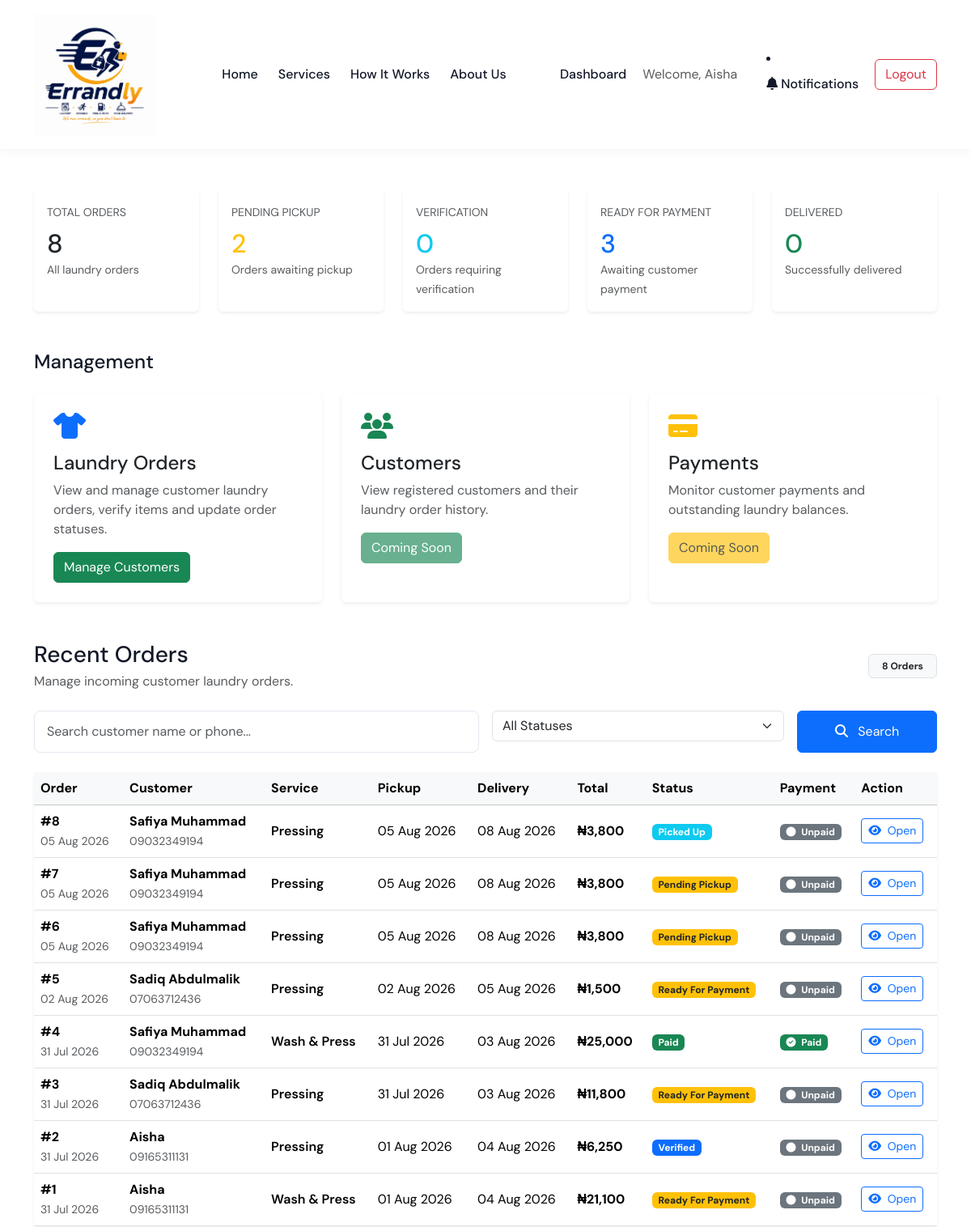
Page /admin (signed in, upper part) on the earlier database version.
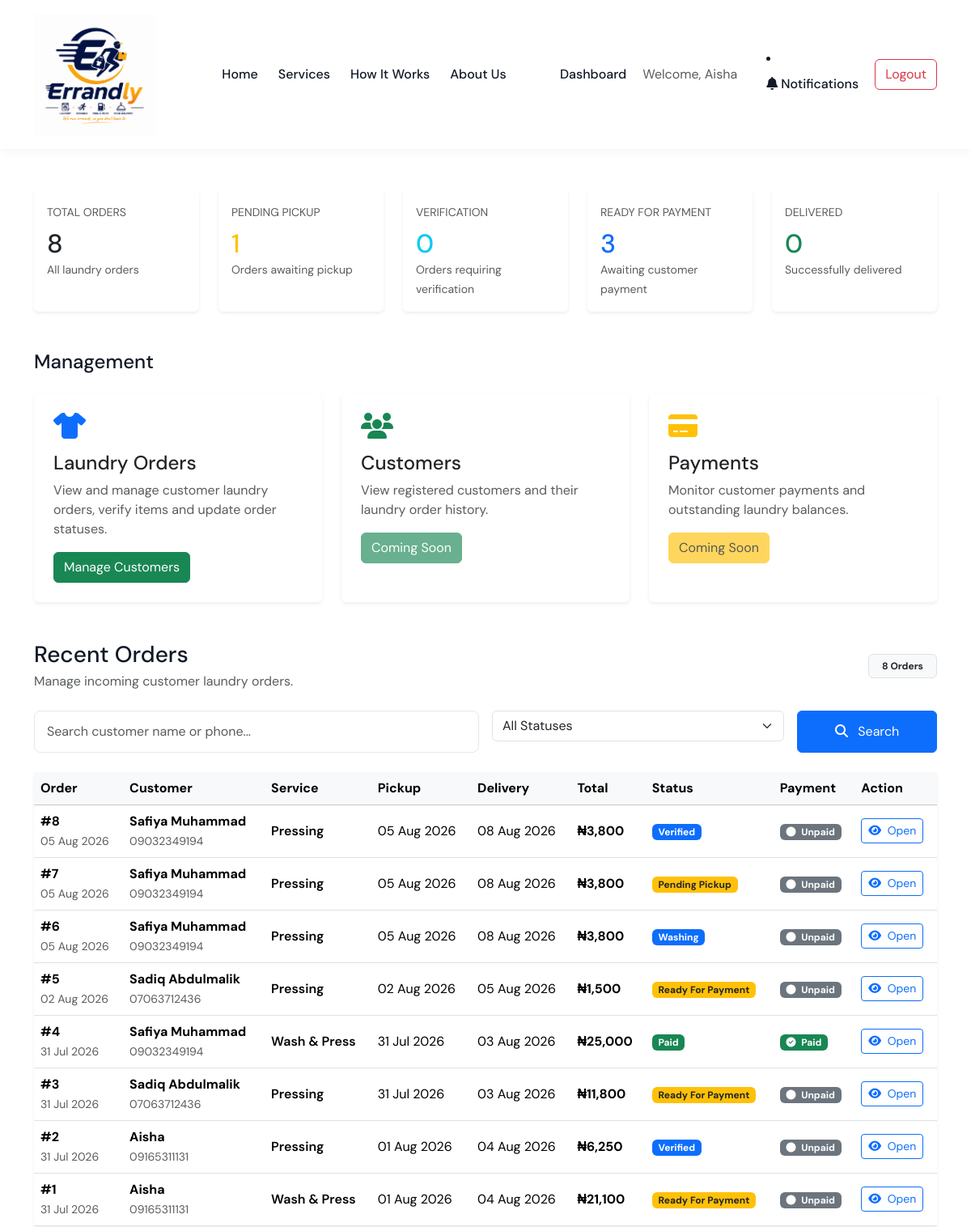
Same page on the later database version.
### models.py (models this page shows)
class LaundryOrder(db.Model):
    __tablename__ = "laundry_orders"
    id = db.Column(
        db.Integer,
        primary_key=True
    )
    user_id = db.Column(
        db.Integer,
        db.ForeignKey("users.id"),
        nullable=False
    )
    service_type = db.Column(
        db.String(30),
        nullable=False
    )
    pickup_date = db.Column(
        db.Date,
        nullable=False
    )
    delivery_date = db.Column(
        db.Date,
        nullable=False
    )
    submitted_total = db.Column(
        db.Integer,
        nullable=False,
        default=0
    )
    verified_total = db.Column(
        db.Integer,
        nullable=False,
        default=0
    )
    payment_status = db.Column(
        db.String(20),
        nullable=False,
        default="UNPAID"
    )
    order_status = db.Column(
        db.String(40),
        nullable=False,
        default=ORDER_STATUS[0]
    )
    manager_note = db.Column(
        db.Text
    )
    customer_approved = db.Column(
        db.Boolean,
        default=False
    )
    created_at = db.Column(
        db.DateTime,
        nullable=False,
        default=datetime.utcnow
    )
    user = db.relationship(
        "User",
        backref=db.backref(
            "laundry_orders",
            lazy=True
        )
    )

class User(UserMixin, db.Model):
    __tablename__ = "users"
    id = db.Column(
        db.Integer,
        primary_key=True
    )
    name = db.Column(
        db.String(100),
        nullable=False
    )
    email = db.Column(
        db.String(120),
        unique=True,
        nullable=False
    )
    phone = db.Column(
        db.String(20),
        nullable=False
    )
    address = db.Column(
        db.String(250),
        nullable=False
    )
    password = db.Column(
        db.String(250),
        nullable=False
    )
    role = db.Column(
        db.String(20),
        nullable=False,
        default="customer"
    )
    notifications = db.relationship(
    "Notification",
    back_populates="user",
    cascade="all, delete-orphan"
)

### app.py (the view, shortened to what this page needs)
@app.route("/admin")
@admin_required
def admin_dashboard():
    search = request.args.get("search", "").strip()
    status = request.args.get("status", "")
    query = LaundryOrder.query
    if status:
        query = query.filter(
            LaundryOrder.order_status == status
        )
    orders = query.order_by(
        LaundryOrder.created_at.desc()
    ).all()
    total_orders = LaundryOrder.query.count()
    pending_orders = LaundryOrder.query.filter_by(
        order_status="Pending Pickup"
    ).count()
    verification_orders = LaundryOrder.query.filter_by(
        order_status="Verification In Progress"
    ).count()
    ready_for_payment = LaundryOrder.query.filter_by(
        order_status="Ready For Payment"
    ).count()
    completed_orders = LaundryOrder.query.filter_by(
        order_status="Delivered"
    ).count()
    return render_template(
    "admin/dashboard.html",
    orders=orders,
    search=search,
    status=status,
    order_statuses=ORDER_STATUS,
    total_orders=total_orders,
    pending_orders=pending_orders,
    verification_orders=verification_orders,
    ready_for_payment=ready_for_payment,
    completed_orders=completed_orders
)

### app.py (called while the page is built)
@app.context_processor
def inject_notification_count():
    unread_count = 0
    if current_user.is_authenticated:
        unread_count = (
            Notification.query
            .filter_by(
                user_id=current_user.id,
                is_read=False
            )
            .count()
        )
    return dict(
        unread_notifications=unread_count
    )

@login_manager.user_loader
def load_user(user_id):
    return db.get_or_404(User, int(user_id))

def admin_required(f):
    @wraps(f)
    def wrapped_view(*args, **kwargs):
        if not current_user.is_authenticated:
            flash(
                "Please log in to access the admin area.",
                "warning"
            )
            return redirect(url_for("login"))
        if current_user.role != "admin":
            flash(
                "You do not have permission to access this page.",
                "danger"
            )
            return redirect(url_for("dashboard"))
        return f(*args, **kwargs)
    return wrapped_view

### templates/admin/dashboard.html (shortened to what the changed rows need)
{% extends "base.html" %}
{% block content %}
<div class="container py-5 mt-5">
    <div class="d-flex justify-content-between align-items-center mb-5">
        <div>
            <h2 class="mb-1">
            </h2>
        </div>
    </div>
    <div class="row g-4 mb-5">
        <div class="col-md-6 col-lg">
            <div class="card border-0 shadow-sm h-100">
                <div class="card-body">
                    <h2 class="mt-2 mb-0">
                        {{ total_orders }}
                    </h2>
                </div>
            </div>
        </div>
        <div class="col-md-6 col-lg">
            <div class="card border-0 shadow-sm h-100">
                <div class="card-body">
                    <small class="text-muted">
                        PENDING PICKUP
                    </small>
                    <h2 class="mt-2 mb-0 text-warning">
                        {{ pending_orders }}
                    </h2>
                    <small class="text-muted">
                        Orders awaiting pickup
                    </small>
                </div>
            </div>
        </div>
        <div class="col-md-6 col-lg">
            <div class="card border-0 shadow-sm h-100">
                <div class="card-body">
                    <h2 class="mt-2 mb-0 text-info">
                        {{ verification_orders }}
                    </h2>
                </div>
            </div>
        </div>
        <div class="col-md-6 col-lg">
            <div class="card border-0 shadow-sm h-100">
                <div class="card-body">
                    <h2 class="mt-2 mb-0 text-primary">
                        {{ ready_for_payment }}
                    </h2>
                </div>
            </div>
        </div>
        <div class="col-md-6 col-lg">
            <div class="card border-0 shadow-sm h-100">
                <div class="card-body">
                    <h2 class="mt-2 mb-0 text-success">
                        {{ completed_orders }}
                    </h2>
                </div>
            </div>
        </div>
    </div>
    <div id="orders">
        {% if orders %}
            <div class="card border-0 shadow-sm">
                <div class="table-responsive">
                    <table class="table align-middle mb-0">
                        <thead class="table-light">
                            <tr>
                                <th>
                                    Order
                                </th>
                                <th>
                                    Customer
                                </th>
                                <th>
                                    Service
                                </th>
                                <th>
                                    Pickup
                                </th>
                                <th>
                                    Delivery
                                </th>
                                <th>
                                    Total
                                </th>
                                <th>
                                    Status
                                </th>
                                <th>
                                    Payment
                                </th>
                                <th>
                                    Action
                                </th>
                            </tr>
                        </thead>
                        <tbody>
                            {% for order in orders %}
                            <tr>
                                <td>
                                    <strong>
                                        #{{ order.id }}
                                    </strong>
                                    <br>
                                    <small class="text-muted">
                                        {% if order.created_at %}
                                            {{ order.created_at.strftime("%d %b %Y") }}
                                        {% endif %}
                                    </small>
                                </td>
                                <td>
                                    <strong>
                                        {{ order.user.name }}
                                    </strong>
                                    <br>
                                    <small class="text-muted">
                                        {{ order.user.phone }}
                                    </small>
                                </td>
                                <td>
                                    {% if order.service_type == "pressing" %}
                                        <span class="fw-semibold">
                                            Pressing
                                        </span>
                                    {% elif order.service_type == "wash_press" %}
                                        <span class="fw-semibold">
                                            Wash & Press
                                        </span>
                                    {% else %}
                                        <span class="fw-semibold">
                                            {{ order.service_type
                                               |replace("_", " ")
                                               |title }}
                                        </span>
                                    {% endif %}
                                </td>
                                <td>
                                    {{ order.pickup_date.strftime("%d %b %Y") }}
                                </td>
                                <td>
                                    {{ order.delivery_date.strftime("%d %b %Y") }}
                                </td>
                                <td>
                                    <strong>
                                        ₦{{ "{:,.0f}".format(order.submitted_total) }}
                                    </strong>
                                </td>
                                <td>
                                    {% if order.order_status == "Pending Pickup" %}
                                        <span class="badge bg-warning text-dark">
                                            Pending Pickup
                                        </span>
                                    {% elif order.order_status == "Picked Up" %}
                                        <span class="badge bg-info">
                                            Picked Up
                                        </span>
                                    {% elif order.order_status == "Verification In Progress" %}
                                        <span class="badge bg-info">
                                            Verification
                                        </span>
                                    {% elif order.order_status == "Awaiting Customer Approval" %}
                                        <span class="badge bg-warning text-dark">
                                            Awaiting Approval
                                        </span>
                                    {% elif order.order_status == "Verified" %}
                                        <span class="badge bg-primary">
                                            Verified
                                        </span>
                                    {% elif order.order_status == "Washing" %}
                                        <span class="badge bg-primary">
                                            Washing
                                        </span>
                                    {% elif order.order_status == "Ironing" %}
                                        <span class="badge bg-primary">
                                            Ironing
                                        </span>
                                    {% elif order.order_status == "Ready For Payment" %}
                                        <span class="badge bg-warning text-dark">
                                            Ready For Payment
                                        </span>
                                    {% elif order.order_status == "Paid" %}
                                        <span class="badge bg-success">
                                            Paid
                                        </span>
                                    {% elif order.order_status == "Ready For Delivery" %}
                                        <span class="badge bg-success">
                                            Ready For Delivery
                                        </span>
                                    {% elif order.order_status == "Out For Delivery" %}
                                        <span class="badge bg-info">
                                            Out For Delivery
                                        </span>
                                    {% elif order.order_status == "Delivered" %}
                                        <span class="badge bg-success">
                                            Delivered
                                        </span>
                                    {% else %}
                                        <span class="badge bg-secondary">
                                            {{ order.order_status }}
                                        </span>
                                    {% endif %}
                                </td>
                                <td>
                                    {% if order.payment_status == "PAID" %}
                                        <span class="badge bg-success">
                                            <i class="fas fa-circle-check me-1"></i>
                                            Paid
                                        </span>
                                    {% else %}
                                        <span class="badge bg-secondary">
                                            <i class="fas fa-circle me-1"></i>
                                            Unpaid
                                        </span>
                                    {% endif %}
                                </td>
                                <td>
                                    <a
                                        href="{{ url_for('admin_order_details', order_id=order.id) }}"
                                        class="btn btn-sm btn-outline-primary">
                                        <i class="fas fa-eye me-1"></i>
                                        Open
                                    </a>
                                </td>
                            </tr>
                            {% endfor %}
                        </tbody>
                    </table>
                </div>
            </div>
        {% endif %}
    </div>
</div>
{% endblock %}

Differences in the rows shown:
changed LaundryOrder id 8: order_status "Picked Up" → "Verified"
changed LaundryOrder id 6: order_status "Pending Pickup" → "Washing"
Other differences:
{{ pending_orders }}: "2" → "1"
